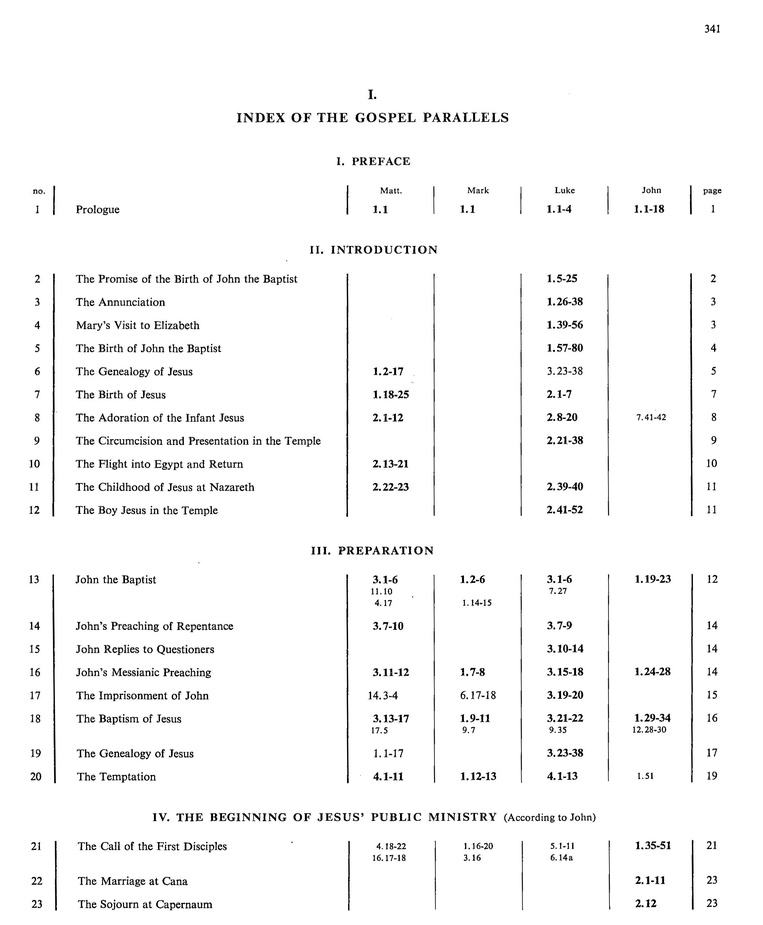
#> input picture bible/harmony/rotated/harmony-0.2.jpg, 763 x 925 px, shrunk from 2350 x 2850 before the run, given as the content of the folder cut, which was not available
$ jupyter execute 'OpenCV de-skew Abecassis.ipynb'
#> lines starting #> are read from the running program, lines starting #| are printed output that depends on the picture; after the words box and inside, x2 and y2 are one past the last pixel; in counts of white or black regions, pixels touching at a corner belong together; long printed decimals are rounded; pictures that were not available may be replaced by others from this repository, and a replacement may not be noted
[cell 1]
import cv2
import numpy as np
import os
from glob import glob
import matplotlib.pyplot as plt
plt.rcParams["figure.figsize"] = (25, 20)

[cell 2]
def compute_skew(image):
    image = cv2.bitwise_not(image)
    height, width = image.shape

    # Remove filter.
    # edges = cv2.Canny(image, 150, 200, 3, 5)

    lines = cv2.HoughLinesP(image, 1, np.pi/180, 100, minLineLength=width / 2.0, maxLineGap=20)
    angle = 0.0
    if lines is None or len(lines) == 0:
        print("No hough lines!")
    else:
        nlines = lines.size

        # Reshape from (n_lines,1,4) to (n_lines,4).
        lines = lines.reshape(lines.shape[0], 4)

        # Remove [0] because of the new shape.
        # for x1, y1, x2, y2 in lines[0]:
        for x1, y1, x2, y2 in lines:
            angle += np.arctan2(y2 - y1, x2 - x1)

        # The function cv2.getRotationMatrix2D recieves as input the
        # angle in degrees, so I converted the return
        # https://docs.opencv.org/2.4/modules/imgproc/doc/geometric_transformations.html#getrotationmatrix2d
        #return angle / nlines

        angle /= nlines
    return angle*180/np.pi

[cell 3]
def deskew(image, angle):
    image = cv2.bitwise_not(image)
    non_zero_pixels = cv2.findNonZero(image)
    center, wh, theta = cv2.minAreaRect(non_zero_pixels)

    root_mat = cv2.getRotationMatrix2D(center, angle, 1)
    rows, cols = image.shape
    rotated = cv2.warpAffine(image, root_mat, (cols, rows), flags=cv2.INTER_CUBIC)
    rotated = cv2.getRectSubPix(rotated, (cols, rows), center)
    rotated = cv2.bitwise_not(rotated)

    return rotated

[cell 4]
for filepath in sorted(glob("cut/*.*.[Jj][Pp][Gg]")):
    filename = os.path.basename(filepath)
    img = cv2.imread(filepath, cv2.IMREAD_GRAYSCALE)
#> img is the input picture: shape (925, 763); min 0, max 255, mean 247.4
    angle = compute_skew(img)
#> in compute_skew, `image = cv2.bitwise_not(image)`:
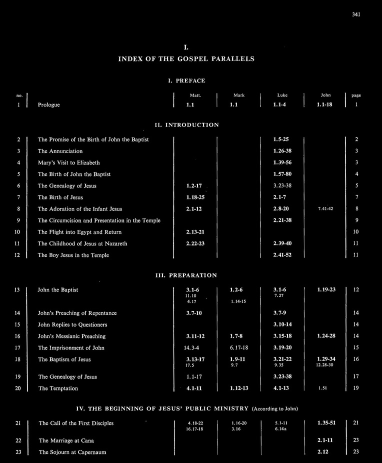
#> image: shape (925, 763) (shown at 1/2 size); min 0, max 255, mean 7.6
#> in compute_skew, `lines = cv2.HoughLinesP(image, 1, np.pi/180, 100, minLineLength=width ..`: lines = 16 rows, first 6: [151, 820, 599, 820], [151, 813, 598, 813], [150, 815, 599, 815], [144, 816, 597, 816], [150, 817, 597, 817], [150, 819, 598, 819]
#> the loop in compute_skew, `for x1, y1, x2, y2 in lines:` made 16 passes
#> after the loop in compute_skew, `for x1, y1, x2, y2 in lines:`: angle = 0
#> angle = 0
    rotated = deskew(img.copy(), angle)
#> in deskew, `non_zero_pixels = cv2.findNonZero(image)`: non_zero_pixels = contour of 101137 points, box (x1, y1, x2, y2) (24, 18, 728, 918), area 121498
#> in deskew, `center, wh, theta = cv2.minAreaRect(non_zero_pixels)`: center = (375.5, 467.5); wh = (899, 703); theta = -90
#> in deskew, `root_mat = cv2.getRotationMatrix2D(center, angle, 1)`: root_mat = [[1, 0, 0], [0, 1, 0]]
#> in deskew, `rotated = cv2.getRectSubPix(rotated, (cols, rows), center)`:
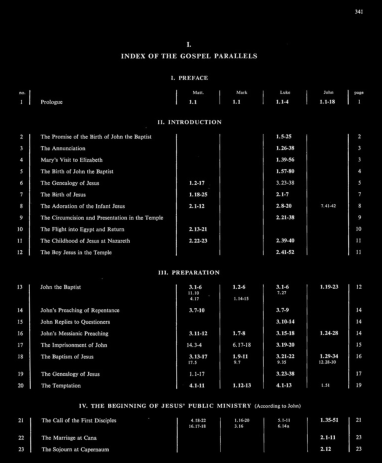
#> rotated: shape (925, 763) (shown at 1/2 size); min 0, max 254, mean 7.7
#> in deskew, `rotated = cv2.bitwise_not(rotated)`:
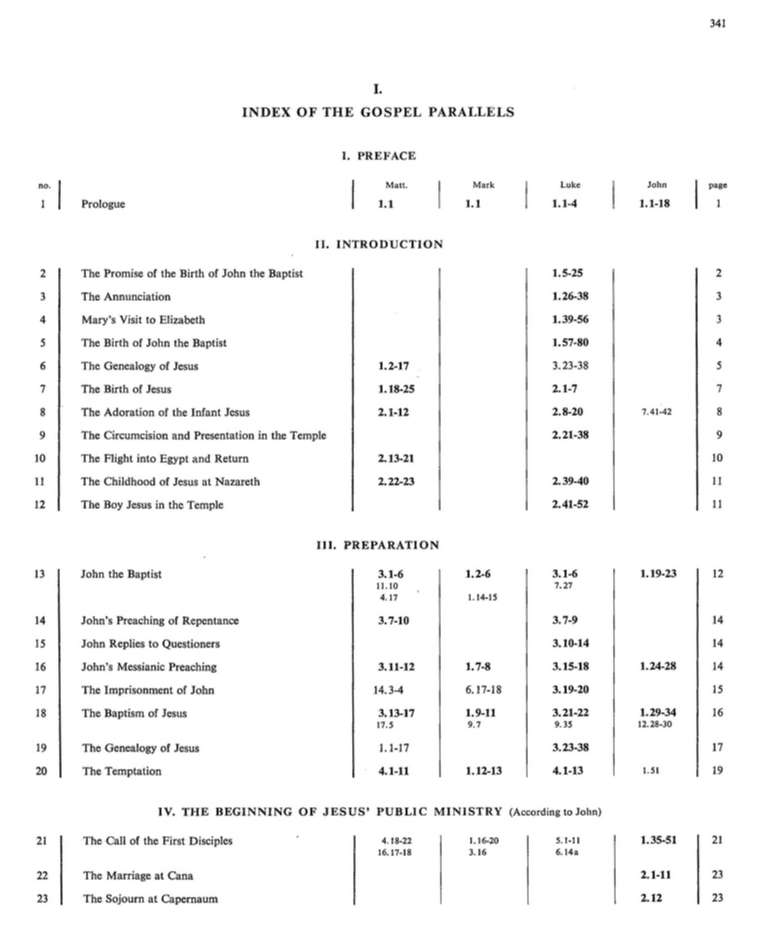
#> rotated: shape (925, 763); min 1, max 255, mean 247.3

    print("{} = {}".format(filename, angle))
#| harmony-0.2.jpg = 0.0
    cv2.imwrite("rotated/" + filename, rotated)

$ run again, on bible/harmony/rotated/harmony-2.2.jpg
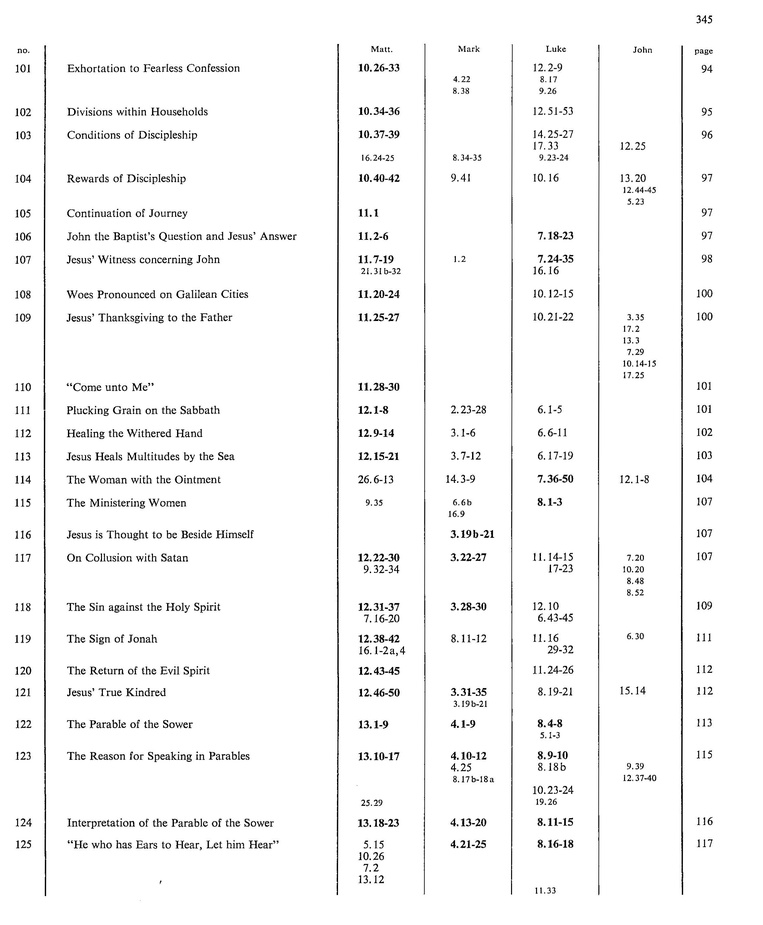
#> input picture bible/harmony/rotated/harmony-2.2.jpg, 763 x 925 px, shrunk from 2350 x 2850 before the run, given as the content of the folder cut, which was not available
#> img is the input picture: shape (925, 763); min 0, max 255, mean 245.9
#> in compute_skew, `image = cv2.bitwise_not(image)`:
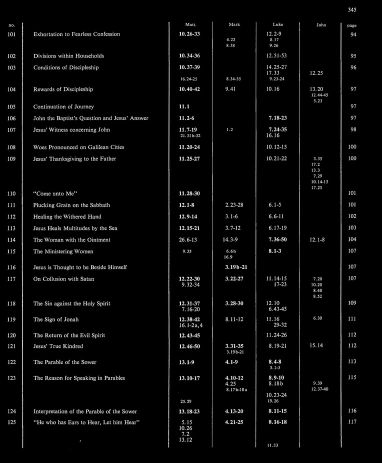
#> image: shape (925, 763) (shown at 1/2 size); min 0, max 255, mean 9.1
#> lines = 36 rows, first 6: [599, 897, 599, 40], [511, 897, 511, 40], [681, 897, 681, 41], [598, 897, 598, 42], [337, 895, 337, 40], [679, 599, 679, 44]
#> the loop in compute_skew, `for x1, y1, x2, y2 in lines:` made 36 passes
#> (x1, y1, x2, y2, angle) on passes 1 to 8: (599, 897, 599, 40, -1.57), (511, 897, 511, 40, -3.14), (681, 897, 681, 41, -4.71), (598, 897, 598, 42, -6.28), (337, 895, 337, 40, -7.85), (679, 599, 679, 44, -9.42), (425, 897, 425, 40, -11), (682, 898, 682, 41, -12.57)
#> after the loop in compute_skew, `for x1, y1, x2, y2 in lines:`: angle = -56.55
#> in compute_skew, `angle /= nlines`: angle = -0.393
#> `angle = compute_skew(img)`: angle = -22.5
#> non_zero_pixels = contour of 130105 points, box (x1, y1, x2, y2) (8, 8, 720, 904), area 40228
#> center = (363.5, 455.5); wh = (895, 711); theta = -90
#> root_mat = [[0.924, -0.383, 202], [0.383, 0.924, -104.4]]
#> in deskew, `rotated = cv2.bitwise_not(rotated)`:
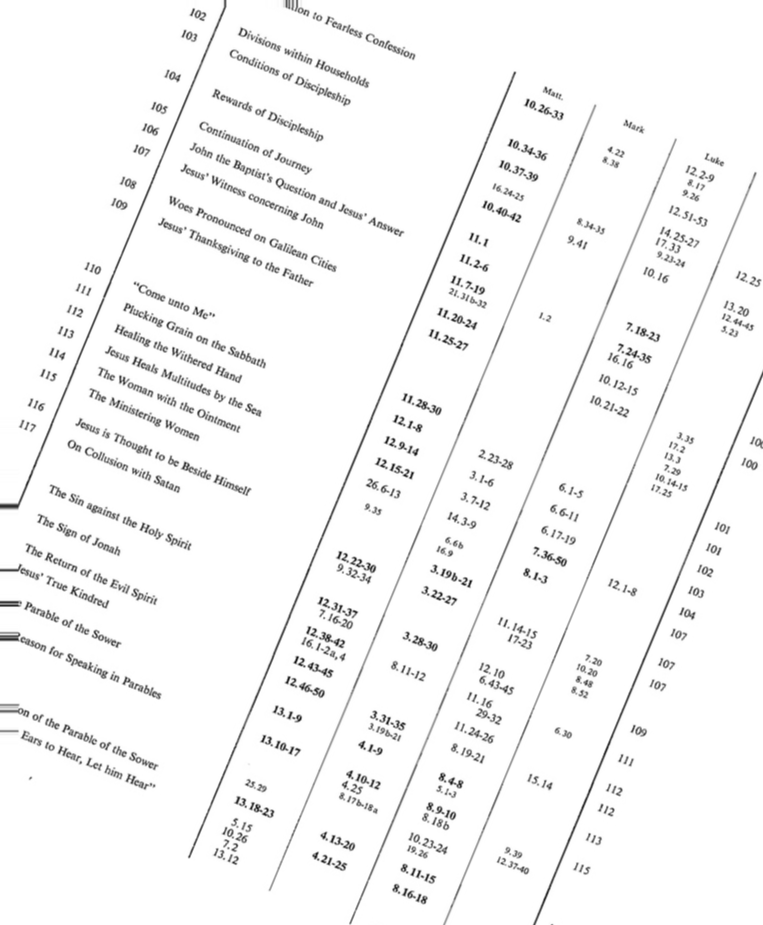
#> rotated: shape (925, 763); min 17, max 255, mean 246.3
#| harmony-2.2.jpg = -22.500

$ run again, on bible/harmony/rotated/harmony-3.1.jpg
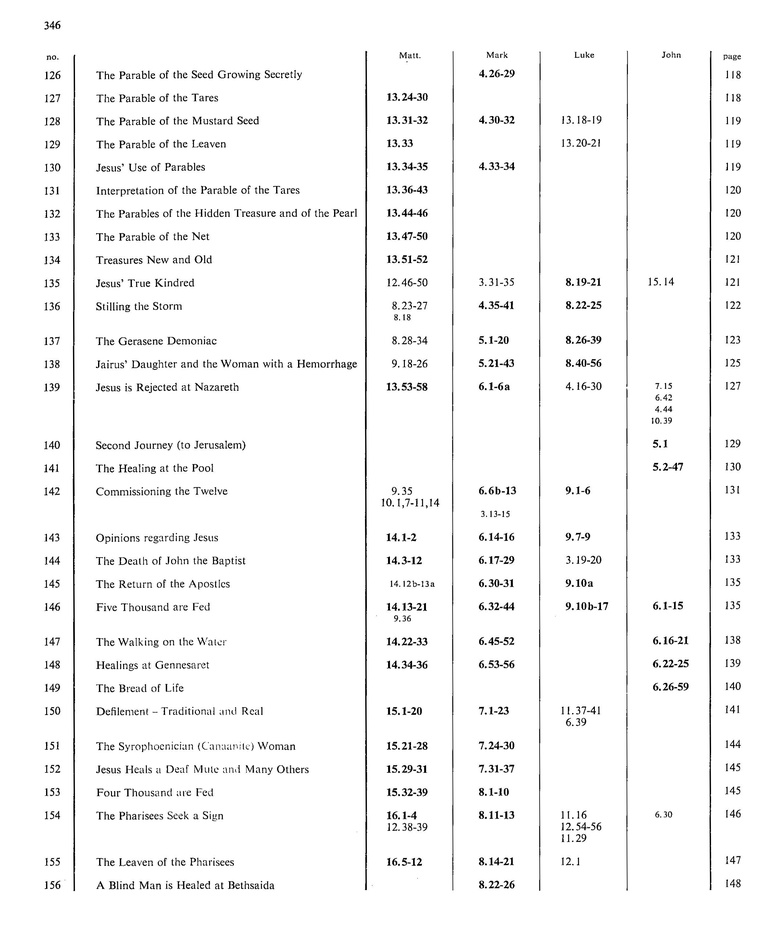
#> input picture bible/harmony/rotated/harmony-3.1.jpg, 763 x 925 px, shrunk from 2350 x 2850 before the run, given as the content of the folder cut, which was not available
#> img is the input picture: shape (925, 763); min 0, max 255, mean 245.8
#> in compute_skew, `image = cv2.bitwise_not(image)`:
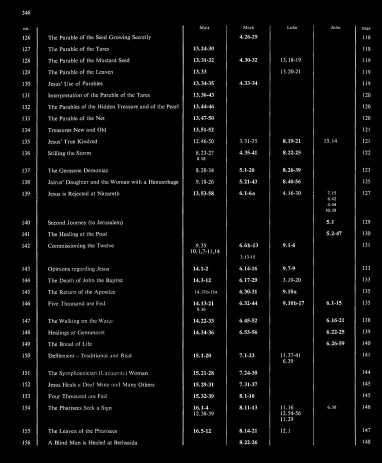
#> image: shape (925, 763) (shown at 1/2 size); min 0, max 255, mean 9.2
#> lines = 40 rows, first 6: [453, 893, 453, 48], [626, 894, 626, 49], [540, 894, 540, 49], [709, 895, 709, 49], [452, 895, 452, 49], [365, 895, 365, 48]
#> the loop in compute_skew, `for x1, y1, x2, y2 in lines:` made 40 passes
#> (x1, y1, x2, y2, angle) on passes 1 to 8: (453, 893, 453, 48, -1.57), (626, 894, 626, 49, -3.14), (540, 894, 540, 49, -4.71), (709, 895, 709, 49, -6.28), (452, 895, 452, 49, -7.85), (365, 895, 365, 48, -9.42), (707, 895, 707, 50, -11), (624, 895, 624, 49, -12.57)
#> after the loop in compute_skew, `for x1, y1, x2, y2 in lines:`: angle = -62.83
#> in compute_skew, `angle /= nlines`: angle = -0.393
#> `angle = compute_skew(img)`: angle = -22.5
#> non_zero_pixels = contour of 132001 points, box (x1, y1, x2, y2) (40, 16, 744, 896), area 3659
#> center = (391.5, 455.5); wh = (879, 703); theta = -90
#> root_mat = [[0.924, -0.383, 204.1], [0.383, 0.924, -115.1]]
#> in deskew, `rotated = cv2.bitwise_not(rotated)`:
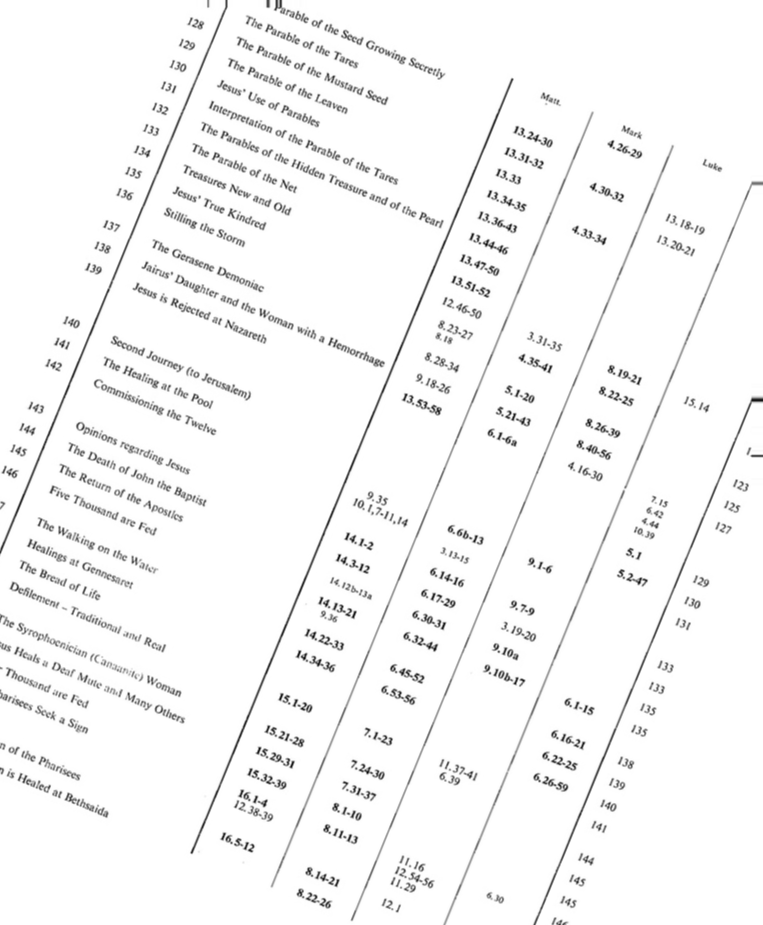
#> rotated: shape (925, 763); min 8, max 255, mean 246.4
#| harmony-3.1.jpg = -22.500
